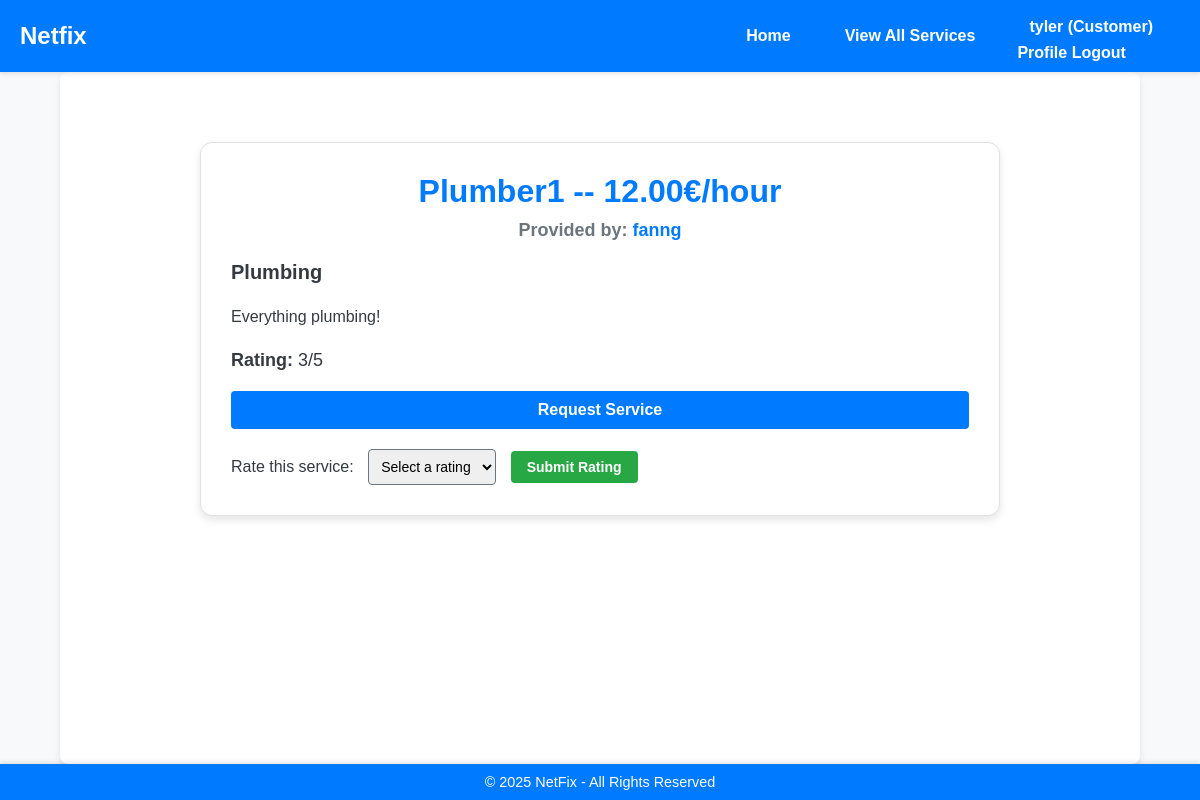
/services/1/ (signed in), run on the app's committed database.
### users/models.py (models this page shows, shortened)
class User(AbstractUser):
    is_company = models.BooleanField(default=False)
    is_customer = models.BooleanField(default=False)
    email = models.EmailField(unique=True)  # Ensure email is unique and correctly set up

class Company(models.Model):
    FIELD_CHOICES = (
        ('Air Conditioner', 'Air Conditioner'),
        ('All in One', 'All in One'),
        ('Carpentry', 'Carpentry'),
        ('Electricity', 'Electricity'),
        ('Gardening', 'Gardening'),
        ('Home Machines', 'Home Machines'),
        ('Housekeeping', 'Housekeeping'),
        ('Interior Design', 'Interior Design'),
        ('Locks', 'Locks'),
        ('Painting', 'Painting'),
        ('Plumbing', 'Plumbing'),
        ('Water Heaters', 'Water Heaters'),
    )
    user = models.OneToOneField(User, on_delete=models.CASCADE, primary_key=True)
    name = models.CharField(max_length=100, default='unknown')
    field = models.CharField(max_length=70, choices=FIELD_CHOICES, blank=False, null=False)
    rating = models.IntegerField(validators=[MaxValueValidator(5), MinValueValidator(0)], default=0)
    profile_image = models.ImageField(upload_to='company_images/', blank=True, null=True)

### services/models.py (models this page shows, shortened)
class Service(models.Model):
    FIELD_CHOICES = (
        ('Air Conditioner', 'Air Conditioner'),
        ('Carpentry', 'Carpentry'),
        ('Electricity', 'Electricity'),
        ('Gardening', 'Gardening'),
        ('Home Machines', 'Home Machines'),
        ('Housekeeping', 'Housekeeping'),
        ('Interior Design', 'Interior Design'),
        ('Locks', 'Locks'),
        ('Painting', 'Painting'),
        ('Plumbing', 'Plumbing'),
        ('Water Heaters', 'Water Heaters'),
    )
    company = models.ForeignKey(Company, on_delete=models.CASCADE)
    name = models.CharField(max_length=40)
    description = models.TextField()
    price_hour = models.DecimalField(decimal_places=2, max_digits=5, validators=[MinValueValidator(0.00)])
    rating = models.IntegerField(validators=[MinValueValidator(0), MaxValueValidator(5)], default=0)
    field = models.CharField(max_length=30, choices=FIELD_CHOICES)
    date_created = models.DateTimeField(auto_now_add=True)

### services/views.py (the view)
# urls.py: path('<int:id>/', v.service_detail, name='service_detail'),
def service_detail(request, id):
    service = get_object_or_404(Service, id=id)
    company = service.company  # Get the company that created the service
    user_rating = None
    if request.user.is_authenticated:
        user_rating = ServiceRating.objects.filter(service=service, user=request.user).first()
    if request.method == 'POST' and user_rating is None:
        form = ServiceRatingForm(request.POST)
        if form.is_valid():
            rating = form.save(commit=False)
            rating.service = service
            rating.user = request.user
            rating.save()
            update_service_rating(service)
            return redirect('services:service_detail', id=service.id)
    else:
        form = ServiceRatingForm()
    return render(request, 'services/service_detail.html', {
        'service': service,
        'company': company,
        'form': form,
        'user_rating': user_rating
    })

### services/forms.py
class ServiceRatingForm(forms.ModelForm):
    class Meta:
        model = ServiceRating
        fields = ['rating', 'review']
        widgets = {
            'rating': forms.RadioSelect(choices=[(i, str(i)) for i in range(1, 6)]),  # Display radio buttons for ratings
        }

### services/templates/services/service_detail.html (shortened to what this page needs)
{% extends 'main/base.html' %}
{% load static %}
{% block content %}
<div class="service-detail-container">
    <div class="service-info-header">
        <h1>{{ service.name }} -- {{ service.price_hour }}€/hour</h1>
        <h5>
            Provided by:
            <a href="{% url 'users:company_profile' username=service.company.user.username %}">
                {{ service.company.user.username }}
            </a>
        </h5>
    </div>
    <h3 class="service-field">{{ service.field }}</h3>
    <p class="service-description">{{ service.description }}</p>
    <p class="service-rating"><strong>Rating:</strong> {{ service.rating }}/5</p>
    {% if request.user.is_authenticated %}
        {% if request.user.is_customer %}
            <div class="service-actions">
                <a href="{% url 'services:request_service' service.id %}" class="details-button">Request Service</a>
            </div>
        {% endif %}
        {% if request.user.is_customer %}
            <form method="post" action="{% url 'services:rate_service' service.id %}" class="rating-form">
                <label for="rating">Rate this service:</label>
                <select name="rating" id="rating" required>
                    <option value="">Select a rating</option>
                </select>
                <button type="submit" class="details-button">Submit Rating</button>
            </form>
        {% endif %}
    {% endif %}
</div>
{% endblock %}

### main/templates/main/navbar.html (shortened to what this page needs)
<nav class="navbar">
    <div class="navbar-container">
        <a href="/" class="navbar-brand">Netfix</a>
        <div class="navbar-links">
            <ul class="navbar-nav">
                <li><a href="/" class="nav-link">Home</a></li>
                <li><a href="{% url 'services:service_list' %}" class="nav-link">View All Services</a></li>
            </ul>
            <ul class="navbar-nav">
                {% if request.user.is_authenticated %}
                    <li class="nav-item dropdown">
                        <a href="#" class="nav-link dropdown-toggle" id="userDropdown" role="button" data-toggle="dropdown" aria-haspopup="true" aria-expanded="false">
                            {% if request.user.is_company %}
                                {{ request.user.username }} (Company)
                            {% elif request.user.is_customer %}
                                {{ request.user.username }} (Customer)
                            {% endif %}
                        </a>
                        <div class="dropdown-menu" aria-labelledby="userDropdown">
                            {% if request.user.is_company %}
                                <a href="{% url 'users:company_profile' username=request.user.username %}" class="dropdown-item">Profile</a>
                            {% elif request.user.is_customer %}
                                <a href="{% url 'users:customer_profile' username=request.user.username %}" class="dropdown-item">Profile</a>
                            {% endif %}
                            <a href="{% url 'main:logout' %}" class="dropdown-item">Logout</a>
                        </div>
                    </li>
                {% else %}
                    <li><a href="{% url 'users:register' %}" class="nav-link">Register</a></li>
                    <li><a href="{% url 'users:login_user' %}" class="nav-link">Login</a></li>
                {% endif %}
            </ul>
        </div>
    </div>
</nav>

### static/home/base.css (style rules this page uses)
* { margin: 0; padding: 0; box-sizing: border-box; }
body { font-family: Arial, sans-serif; display: flex; flex-direction: column; min-height: 100vh; background-color: #f9f9f9; color: #333; }
.navbar { background-color: #007bff; padding: 10px 20px; box-shadow: 0 2px 4px rgba(0, 0, 0, 0.1); position: sticky; top: 0; z-index: 1000; }
.navbar ul { list-style: none; margin: 0; padding: 0; display: flex; justify-content: space-between; align-items: center; }
.navbar li { margin: 0 15px; }
.navbar a { text-decoration: none; color: white; font-weight: bold; transition: color 0.3s ease; }

### services/templates/services/service_detail.html (style rules this page uses)
:root { --primary-color: #007bff; --secondary-color: #6c757d; --background-color: #f8f9fa; --text-color: #343a40; --card-background: #ffffff; --card-border: 1px solid #e0e0e0; --card-shadow: 0 4px 8px rgba(0, 0, 0, 0.1); }
body { margin: 0; font-family: Arial, sans-serif; background-color: var(--background-color); color: var(--text-color); }
.service-detail-container { max-width: 800px; margin: 50px auto; padding: 30px; background-color: var(--card-background); border: var(--card-border); border-radius: 12px; box-shadow: var(--card-shadow); }
.service-info-header { text-align: center; margin-bottom: 20px; }
.service-info-header h1 { font-size: 32px; font-weight: bold; color: var(--primary-color); margin-bottom: 10px; }
.service-info-header h5 { font-size: 18px; color: var(--secondary-color); }
.service-info-header a { color: var(--primary-color); text-decoration: none; }
.service-field { font-size: 20px; font-weight: bold; color: var(--text-color); margin-bottom: 20px; }
.service-description { font-size: 16px; color: var(--text-color); line-height: 1.6; margin-bottom: 20px; }
.service-rating { font-size: 18px; color: var(--text-color); margin-bottom: 20px; }
.service-actions { display: flex; flex-direction: column; gap: 10px; }
.details-button { display: inline-block; padding: 10px 20px; font-size: 16px; font-weight: bold; color: #fff; background-color: var(--primary-color); border: none; border-radius: 4px; text-decoration: none; text-align: center; transition: background-color 0.3s ease; }
.rating-form { margin-top: 20px; }
.rating-form label { font-size: 16px; color: var(--text-color); }
.rating-form select { padding: 8px; font-size: 14px; border: 1px solid var(--secondary-color); border-radius: 4px; margin-left: 10px; }
.rating-form button { margin-left: 10px; padding: 8px 16px; font-size: 14px; font-weight: bold; color: #fff; background-color: #28a745; border: none; border-radius: 4px; cursor: pointer; transition: background-color 0.3s ease; }

### main/templates/main/navbar.html (style rules this page uses)
:root { --navbar-bg: var(--navbar-brand-color); --navbar-text: #343a40; --navbar-hover: #007bff; --navbar-shadow: 0 2px 4px rgba(0, 0, 0, 0.1); --navbar-brand-color: #007bff; --navbar-toggler-color: #007bff; }
.navbar { background-color: var(--navbar-bg); box-shadow: var(--navbar-shadow); padding: 10px 20px; }
.navbar-container { display: flex; justify-content: space-between; align-items: center; max-width: 1200px; margin: 0 auto; }
.navbar-brand { font-size: 24px; font-weight: bold; color: var(--navbar-brand-color); text-decoration: none; }
.navbar-links { display: flex; align-items: center; }
.navbar-nav { display: flex; list-style: none; margin: 0; padding: 0; }
.nav-item { margin: 0 10px; position: relative; }
.nav-link { text-decoration: none; color: var(--navbar-text); font-size: 16px; font-weight: 500; padding: 8px 12px; border-radius: 4px; transition: background-color 0.3s ease, color 0.3s ease; display: block; }

### data on the page
User: user.username "tyler"
Service: name "Plumber1", price_hour "12.00", company.user.username "fanng", field "Plumbing", description "Everything plumbing!", rating "3"
